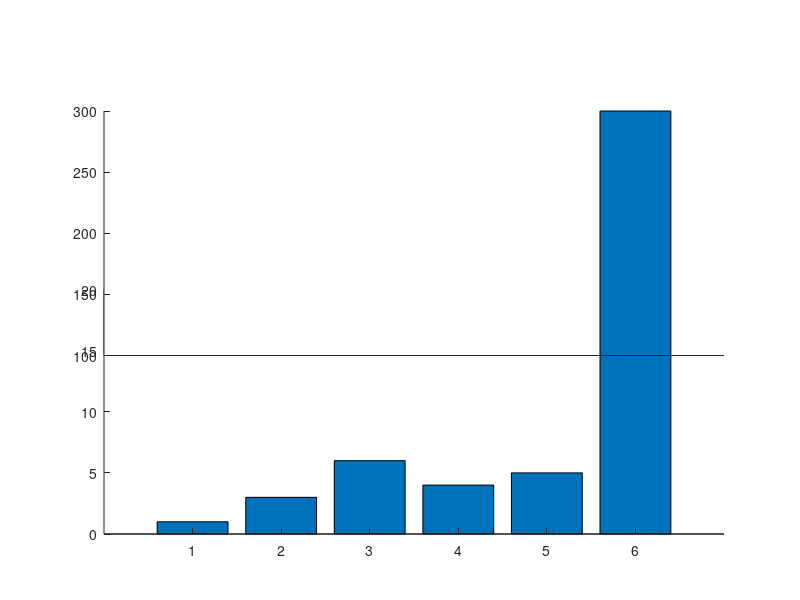

Reproduce this figure in MATLAB.
a=[1 3 6 4 5 300];

ylim1=[0 20];
ylim2=[100 300];
xlim=[0 length(a)+1];

% retrieve your default axis pos
clf;
p0=get(gca,'position')
delete(gcf);

% create axis1
%a1=axes('position',[p0(1) p0(2) p0(3)/2-.025 p0(4)]);
a1=axes('position',[p0(1) p0(2) p0(3) p0(4)/2]);
%barh(a);
bar(a);
set(a1,'ylim',ylim1);
box off;

% create axis2
%a2=axes('position',[p0(1)+p0(3)/2+.025 p0(2) p0(3)/2-.025 p0(4)]);
%a2=axes('position',[p0(1) p0(4)/2+.145 p0(3) p0(4)/2])
a2=axes('position',[p0(1) p0(4)/2 p0(3) p0(4)/2])
%barh(a);
bar(a);

set(a2,'xlim',xlim,'ylim',ylim2);
set(a2,'xtick',[]);
%set(a2,'xcolor',get(a2,'color'));
box off

%%%%%%%%%%%%%%%% plotting %%%%%%%%%%%%%%%%%%%%%
output = "break_axis";

saveas(1, strcat(output, ".png"));
